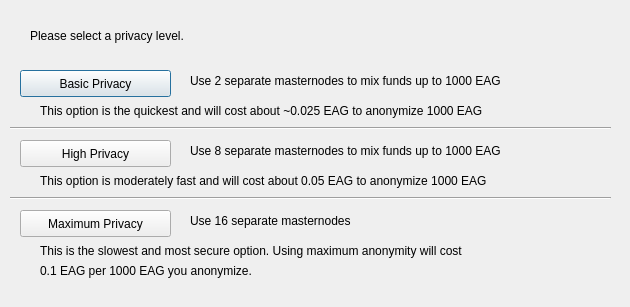
<?xml version="1.0" encoding="UTF-8"?>
<ui version="4.0">
 <class>DarksendConfig</class>
 <widget class="QDialog" name="DarksendConfig">
  <property name="geometry">
   <rect>
    <x>0</x>
    <y>0</y>
    <width>630</width>
    <height>307</height>
   </rect>
  </property>
  <property name="windowTitle">
   <string>Configure PrivateSend</string>
  </property>
  <widget class="QPushButton" name="buttonBasic">
   <property name="geometry">
    <rect>
     <x>20</x>
     <y>70</y>
     <width>151</width>
     <height>27</height>
    </rect>
   </property>
   <property name="text">
    <string>Basic Privacy</string>
   </property>
  </widget>
  <widget class="QPushButton" name="buttonHigh">
   <property name="geometry">
    <rect>
     <x>20</x>
     <y>140</y>
     <width>151</width>
     <height>27</height>
    </rect>
   </property>
   <property name="text">
    <string>High Privacy</string>
   </property>
  </widget>
  <widget class="QPushButton" name="buttonMax">
   <property name="geometry">
    <rect>
     <x>20</x>
     <y>210</y>
     <width>151</width>
     <height>27</height>
    </rect>
   </property>
   <property name="text">
    <string>Maximum Privacy</string>
   </property>
  </widget>
  <widget class="QLabel" name="label">
   <property name="geometry">
    <rect>
     <x>30</x>
     <y>20</y>
     <width>571</width>
     <height>31</height>
    </rect>
   </property>
   <property name="text">
    <string>Please select a privacy level.</string>
   </property>
  </widget>
  <widget class="QLabel" name="label_2">
   <property name="geometry">
    <rect>
     <x>190</x>
     <y>70</y>
     <width>421</width>
     <height>21</height>
    </rect>
   </property>
   <property name="text">
    <string>Use 2 separate masternodes to mix funds up to 1000 EAG</string>
   </property>
  </widget>
  <widget class="QLabel" name="label_3">
   <property name="geometry">
    <rect>
     <x>190</x>
     <y>140</y>
     <width>411</width>
     <height>21</height>
    </rect>
   </property>
   <property name="text">
    <string>Use 8 separate masternodes to mix funds up to 1000 EAG</string>
   </property>
  </widget>
  <widget class="QLabel" name="label_4">
   <property name="geometry">
    <rect>
     <x>190</x>
     <y>210</y>
     <width>421</width>
     <height>21</height>
    </rect>
   </property>
   <property name="text">
    <string>Use 16 separate masternodes</string>
   </property>
  </widget>
  <widget class="QLabel" name="label_6">
   <property name="geometry">
    <rect>
     <x>40</x>
     <y>100</y>
     <width>561</width>
     <height>21</height>
    </rect>
   </property>
   <property name="text">
    <string>This option is the quickest and will cost about ~0.025 EAG to anonymize 1000 EAG</string>
   </property>
  </widget>
  <widget class="QLabel" name="label_7">
   <property name="geometry">
    <rect>
     <x>40</x>
     <y>170</y>
     <width>561</width>
     <height>21</height>
    </rect>
   </property>
   <property name="text">
    <string>This option is moderately fast and will cost about 0.05 EAG to anonymize 1000 EAG</string>
   </property>
  </widget>
  <widget class="QLabel" name="label_8">
   <property name="geometry">
    <rect>
     <x>40</x>
     <y>240</y>
     <width>561</width>
     <height>21</height>
    </rect>
   </property>
   <property name="text">
    <string>This is the slowest and most secure option. Using maximum anonymity will cost</string>
   </property>
  </widget>
  <widget class="QLabel" name="label_9">
   <property name="geometry">
    <rect>
     <x>40</x>
     <y>260</y>
     <width>561</width>
     <height>21</height>
    </rect>
   </property>
   <property name="text">
    <string>0.1 EAG per 1000 EAG you anonymize.</string>
   </property>
  </widget>
  <widget class="Line" name="line">
   <property name="geometry">
    <rect>
     <x>10</x>
     <y>120</y>
     <width>601</width>
     <height>16</height>
    </rect>
   </property>
   <property name="orientation">
    <enum>Qt::Horizontal</enum>
   </property>
  </widget>
  <widget class="Line" name="line_2">
   <property name="geometry">
    <rect>
     <x>10</x>
     <y>190</y>
     <width>601</width>
     <height>16</height>
    </rect>
   </property>
   <property name="orientation">
    <enum>Qt::Horizontal</enum>
   </property>
  </widget>
 </widget>
 <resources/>
 <connections/>
</ui>
